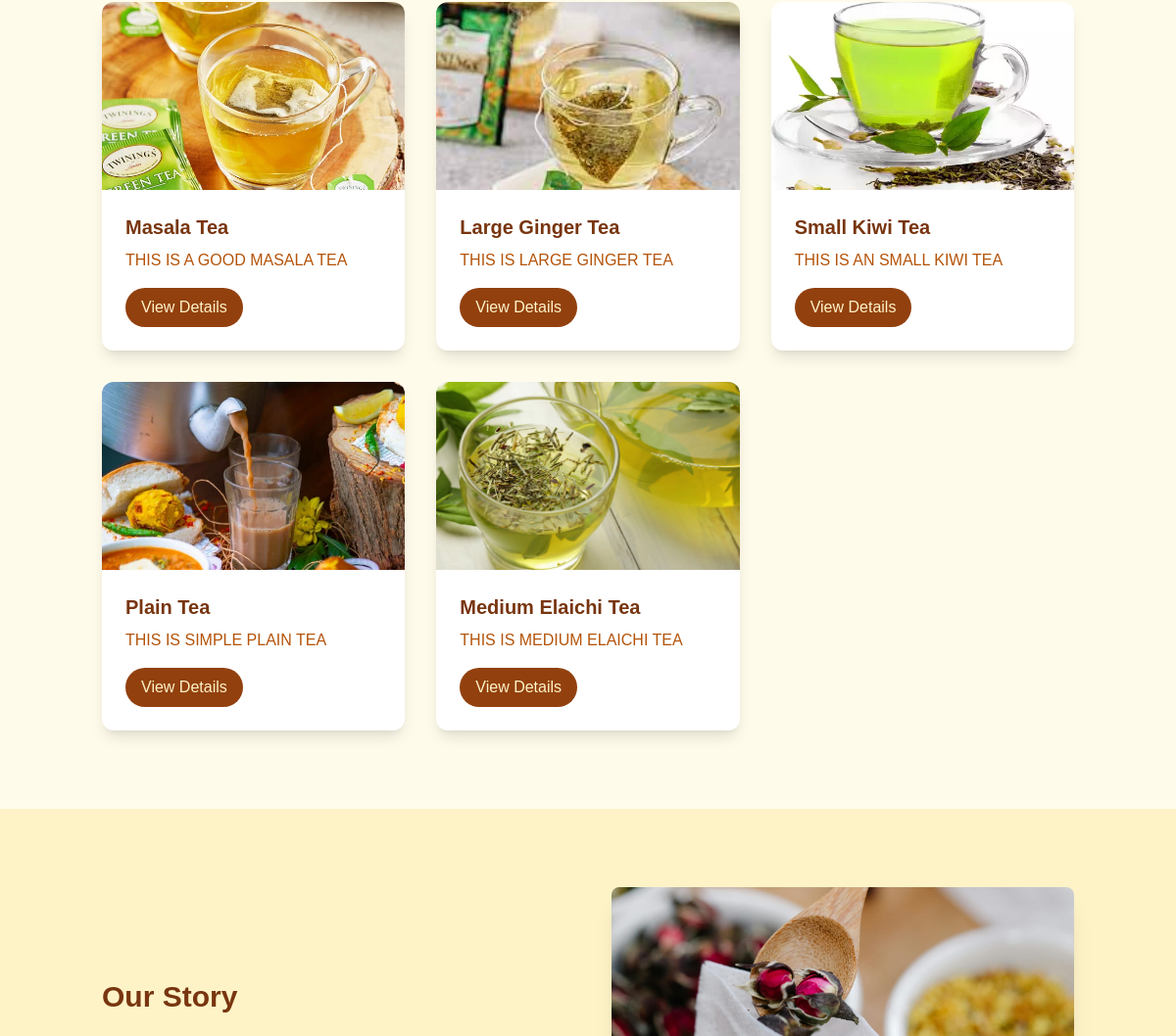
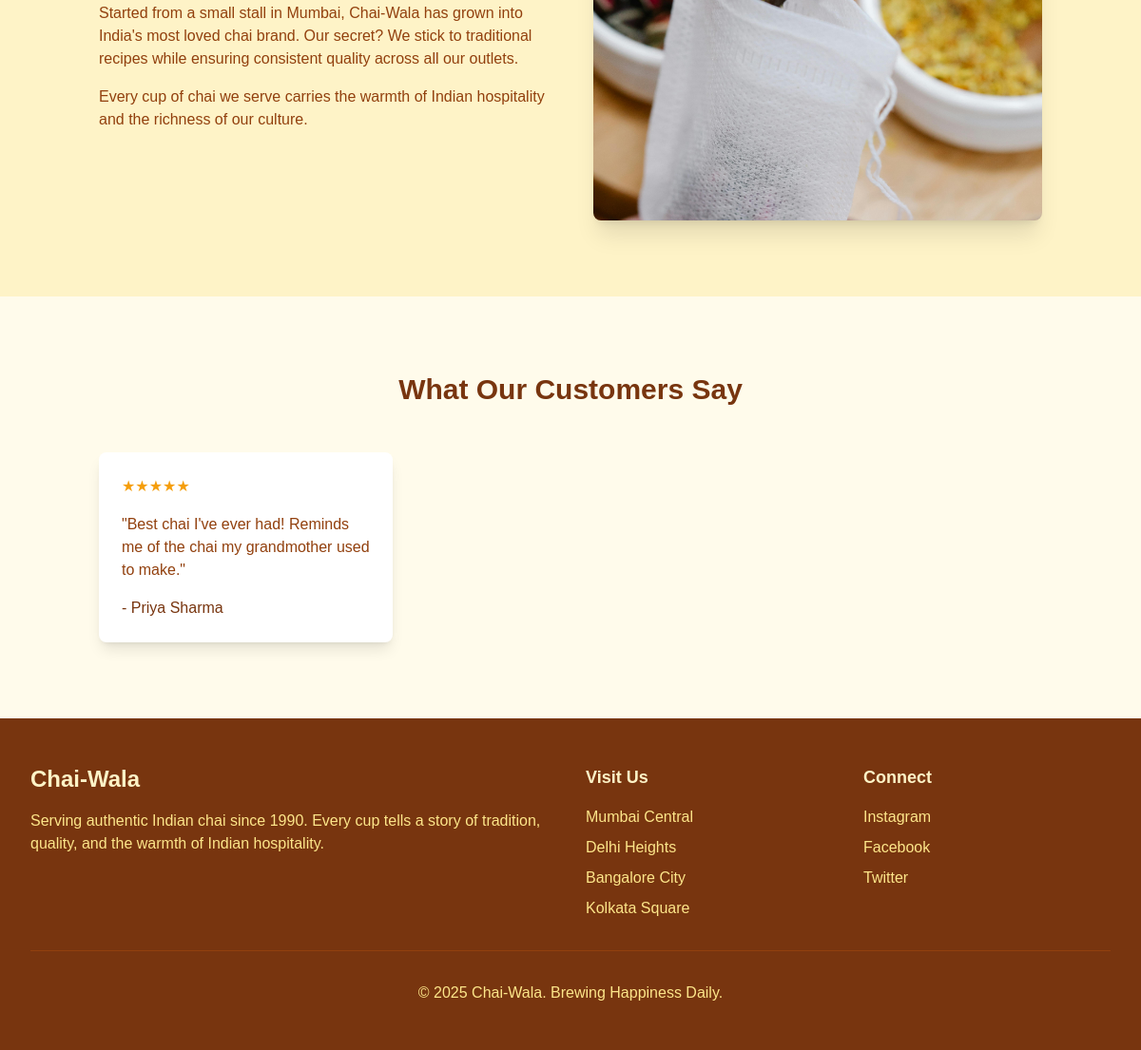
Before: / (lower part) with the older database file (2 pictures, top to bottom).
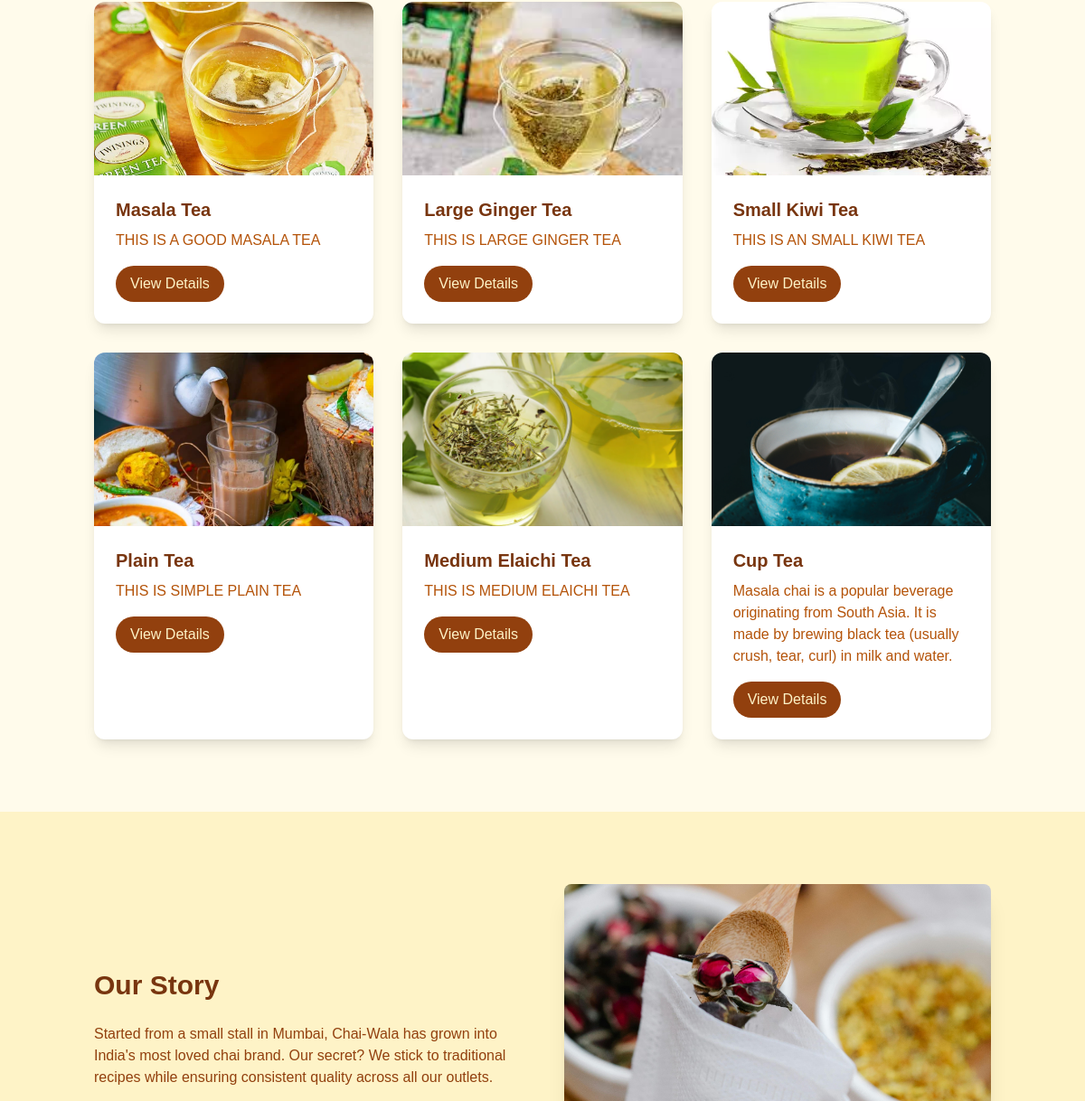
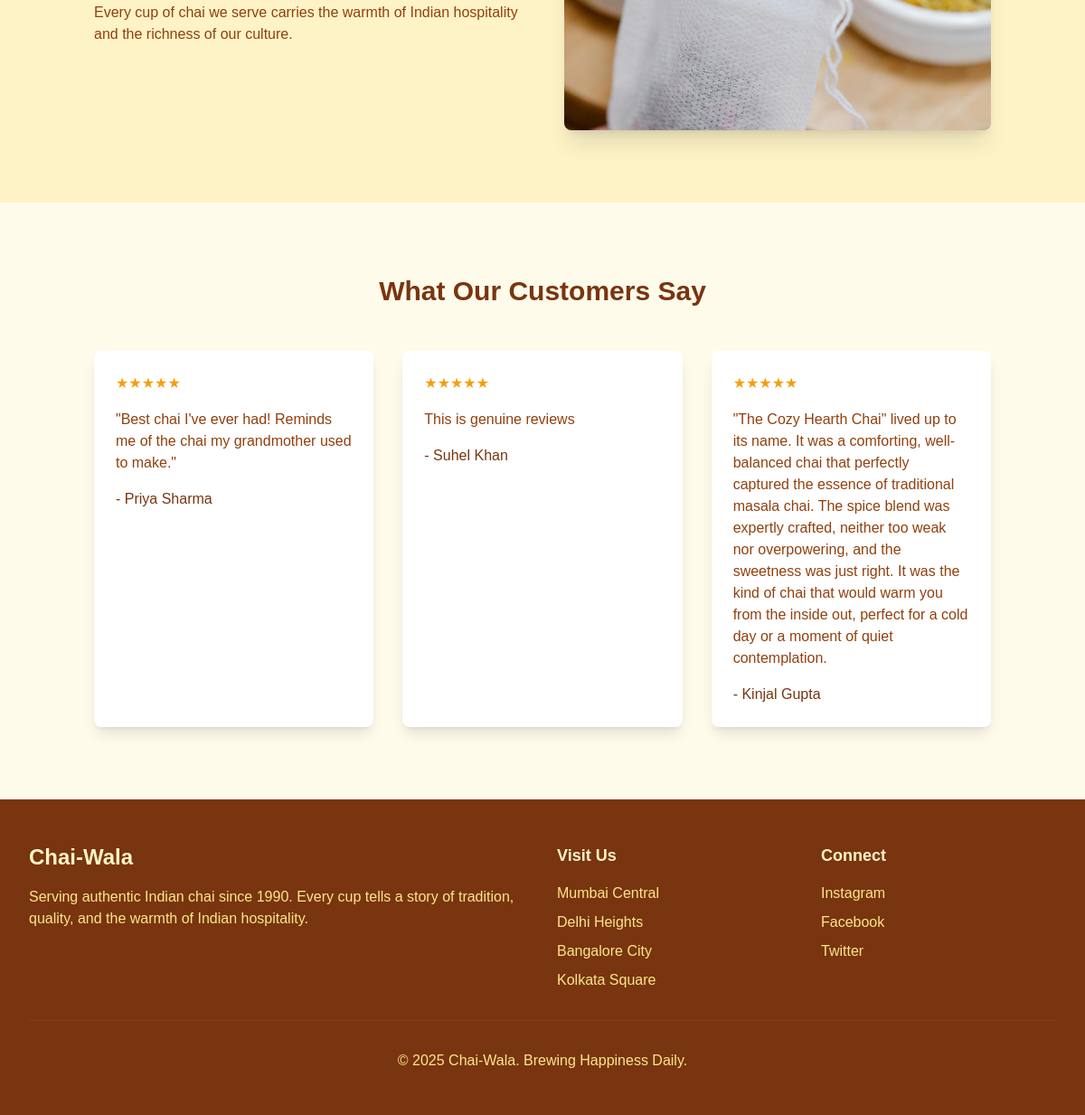
After: the same page with the newer database file (2 pictures, top to bottom).
### chai/models.py (models this page shows, shortened)
class ChaiVariety(models.Model):
  __tablename__ = "Chai Varieties"
  CHAI_TYPE_CHOICES = [
    ('ML', 'MASALA'),
    ('GR', 'GINGER'),
    ('KL', 'KIWI'),
    ('PL', 'PLAIN'),
    ('EL', 'ELAICHI'),
  ]
  name = models.CharField(max_length=100)
  image = models.ImageField(upload_to='chais/')
  date_added = models.DateTimeField(default=timezone.now)
  type = models.CharField(max_length=2, choices=CHAI_TYPE_CHOICES, default='ML')
  description = models.TextField(default='')
  price = models.IntegerField(default=20)

class Review(models.Model):
  review_text = models.TextField()
  rating = models.IntegerField(choices=[(i, i) for i in range(1, 6)])
  author = models.CharField(max_length=100)

### website/views.py (the view)
# urls.py: path('', views.index, name='index'),
def index(request):
    chais = ChaiVariety.objects.all()
    reviews = Review.objects.all().order_by('-id')[:6]
    context = {
        'reviews': reviews,
        'chais': chais
    }
    return render(request, 'website/index.html', context)

### templates/website/index.html (shortened to what this page needs)
{% extends 'layout.html' %} {% load static %} {% block title %}Chai-Wala - Indian Tea House{% endblock %} {% block content %}
<section id="menu" class="py-20 bg-amber-50">
  <div class="container mx-auto px-4">
    <div class="grid grid-cols-1 md:grid-cols-3 gap-8">
      {% for chai in chais %}
      <div
        class="bg-white rounded-xl shadow-lg overflow-hidden hover:shadow-xl transition-shadow duration-300"
      >
        <div class="relative h-48">
          <img
            src="{{ chai.image.url }}"
            alt="{{ chai.name }}"
            class="w-full h-full object-cover"
          />
        </div>
        <div class="p-6">
          <h3 class="text-xl font-bold text-amber-900 mb-2">{{ chai.name }}</h3>
          <p class="text-amber-700 mb-4">{{ chai.description }}</p>
          <a
            href="{% url 'chai_detail' chai.id %}"
            class="inline-block px-4 py-2 bg-amber-800 text-amber-100 rounded-full hover:bg-amber-700 transition-colors duration-300"
          >
            View Details
          </a>
        </div>
      </div>
      {% endfor %}
    </div>
  </div>
</section>
<section class="py-20 bg-amber-100">
  <div class="container mx-auto px-4">
    <div class="grid grid-cols-1 md:grid-cols-2 gap-12 items-center">
      <div>
        <h2 class="text-3xl font-bold text-amber-900 mb-6">Our Story</h2>
        <p class="text-amber-800 mb-4">
          Started from a small stall in Mumbai, Chai-Wala has grown into India's
          most loved chai brand. Our secret? We stick to traditional recipes
          while ensuring consistent quality across all our outlets.
        </p>
        <p class="text-amber-800">
          Every cup of chai we serve carries the warmth of Indian hospitality
          and the richness of our culture.
        </p>
      </div>
      <div class="relative h-96">
        <img
          src="{% static 'images/chai-making.jpg' %}"
          alt="Chai Making Process"
          class="absolute inset-0 w-full h-full object-cover rounded-lg shadow-xl"
        />
      </div>
    </div>
  </div>
</section>
<section class="py-20 bg-amber-50">
  <div class="container mx-auto px-4">
    <h2 class="text-3xl font-bold text-center text-amber-900 mb-12">
      What Our Customers Say
    </h2>
    <div class="grid grid-cols-1 md:grid-cols-3 gap-8">
      <div class="bg-white p-6 rounded-lg shadow-lg">
        <div class="flex items-center mb-4">
          <div class="text-amber-500">★★★★★</div>
        </div>
        <p class="text-amber-800 mb-4">
          "Best chai I've ever had! Reminds me of the chai my grandmother used
          to make."
        </p>
        <p class="font-medium text-amber-900">- Priya Sharma</p>
      </div>
      {% for review in reviews %}
        <div class="bg-white p-6 rounded-lg shadow-lg">
        <div class="flex items-center mb-4">
          <div class="text-amber-500">★★★★★</div>
        </div>
        <p class="text-amber-800 mb-4">
          {{review.review_text}}
        </p>
        <p class="font-medium text-amber-900">- {{review.author}}</p>
      </div>
      {% endfor %}
    </div>
  </div>
</section>
{% endblock %}

Changed rows visible on the page:
added ChaiVariety: image (picture), name "Cup Tea", description "Masala chai is a popular beverage originating from South Asia. It is made by brewing black tea (usually crush, tear, curl) in milk and water."
added Review: review_text "This is genuine reviews", author "Suhel Khan"
added Review: review_text "\"The Cozy Hearth Chai\" lived up to its name. It was a comforting, well-balanced chai that perfectly captured the essence of traditional masala chai. The spice blend was expertly crafted, neither too weak nor overpowering, and the sweetness was just right. It was the kind of chai that would warm you from the inside out, perfect for a cold day or a moment of quiet contemplation.", author "Kinjal Gupta"
